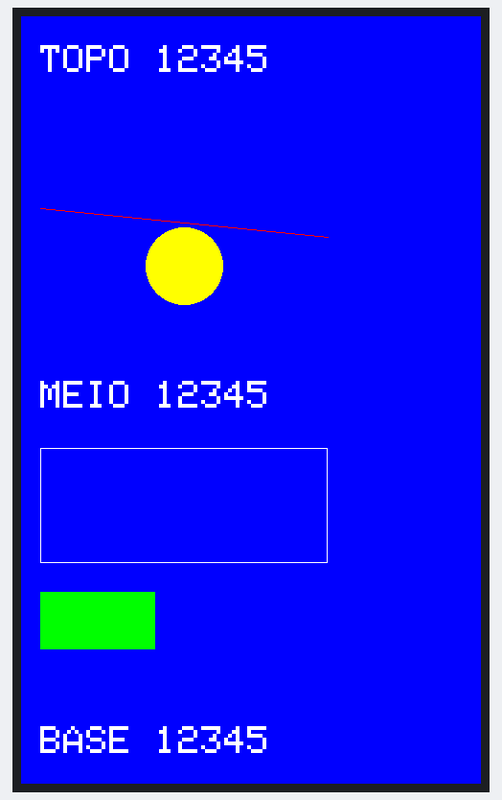
The sketch below on a simulated Arduino Giga R1. Shown: 480×800 colour display. What the sketch prints to the serial monitor is not drawn.

Above: at 0.5 s.

The sketch:

test_diag.ino
```cpp
/*
 * TESTE DIAGNOSTICO - texto em VARIAS posicoes + formas, sobre cor solida.
 * Descobre se o glitch:
 *   (a) fica so na FAIXA DE CIMA  -> regiao de hardware
 *   (b) acompanha o TEXTO onde estiver -> renderizacao (software)
 *   (c) aparece tambem nas FORMAS -> desenho geral
 */
#include "Arduino_GigaDisplay_GFX.h"

GigaDisplay_GFX gfx;
int SCR_W, SCR_H;
unsigned long last = 0;
int frame = 0;

void setup() {
  Serial.begin(115200);
  gfx.begin();
  gfx.setRotation(0);
  SCR_W = gfx.width();
  SCR_H = gfx.height();
}

void draw() {
  gfx.fillScreen(0x001F);                       // fundo AZUL solido

  gfx.setTextColor(0xFFFF, 0x001F);

  gfx.setTextSize(4);
  gfx.setCursor(20,  30); gfx.print("TOPO 12345");
  gfx.setCursor(20, 380); gfx.print("MEIO 12345");
  gfx.setCursor(20, 740); gfx.print("BASE 12345");

  // formas no meio (sem texto)
  gfx.drawRect(20, 450, 300, 120, 0xFFFF);      // retangulo branco
  gfx.fillCircle(170, 260, 40, 0xFFE0);         // circulo amarelo
  gfx.drawLine(20, 200, 320, 230, 0xF800);      // linha vermelha
  gfx.fillRect(20, 600, 120, 60, 0x07E0);       // bloco verde
}

void loop() {
  draw();                 // redesenha sempre (mantem os 2 framebuffers iguais)
  frame++;
  if (millis() - last > 1000) { Serial.print("frame="); Serial.println(frame); last = millis(); }
  delay(100);
}
```
